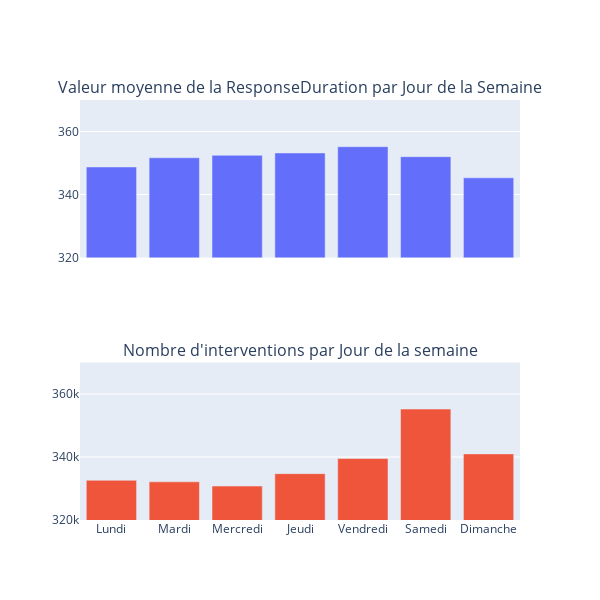

This figure's notebook cell:
### Markdown cell above
#### Weekday

### Code cell
# Mappage des jours de la semaine
jours_semaine = {0: 'Lundi', 1: 'Mardi', 2: 'Mercredi', 3: 'Jeudi', 4: 'Vendredi', 5: 'Samedi', 6: 'Dimanche'}

# Remplacer les chiffres par les noms des jours
time_df['weekday'] = time_df['weekday'].map(jours_semaine)

# Grouper et calculer la moyenne et le nombre
grouped_mean = time_df.groupby('weekday')['ResponseDuration'].mean().reset_index()
grouped_count = time_df.groupby('weekday')['ResponseDuration'].count().reset_index()

# Assurez-vous que les jours de la semaine sont dans l'ordre correct
ordered_days = ['Lundi', 'Mardi', 'Mercredi', 'Jeudi', 'Vendredi', 'Samedi', 'Dimanche']
grouped_mean['weekday'] = pd.Categorical(grouped_mean['weekday'], categories=ordered_days, ordered=True)
grouped_count['weekday'] = pd.Categorical(grouped_count['weekday'], categories=ordered_days, ordered=True)

grouped_mean = grouped_mean.sort_values('weekday')
grouped_count = grouped_count.sort_values('weekday')

# Création des subplots
fig = make_subplots(rows=2, cols=1, shared_xaxes=True, subplot_titles=('Valeur moyenne de la ResponseDuration par Jour de la Semaine', "Nombre d'interventions par Jour de la semaine"))

# Ajouter le premier graphique (moyenne des valeurs)
fig.add_trace(go.Bar(x=grouped_mean['weekday'], y=grouped_mean['ResponseDuration'], name='Average Value'), row=1, col=1)

# Ajouter le deuxième graphique (compte des valeurs)
fig.add_trace(go.Bar(x=grouped_count['weekday'], y=grouped_count['ResponseDuration'], name='Count'), row=2, col=1)

# Mettre à jour l'échelle de l'axe des ordonnées
fig.update_yaxes(range=[320, 370], row=1, col=1)  # Définir l'intervalle de 320 à 370 pour l'échelle y du premier subplot
fig.update_yaxes(range=[320000, 370000], row=2, col=1)  # Définir l'intervalle de 320 à 370 pour l'échelle y du deuxième subplot

# Mettre à jour les annotations et les titres
fig.update_layout(height=600, width=600, showlegend=False)

# Sauvegarder et afficher le graphique
fig.write_html(racine_projet()+'/reports/figures/distrib_day.html')
fig.show()

### Figure 1 — Plotly figure (JSON) as saved in the notebook; plotly's stock layout.template omitted (floating-point values rounded to 4 significant figures)
{"data": [{"name": "Average Value", "type": "bar", "x": ["Lundi", "Mardi", "Mercredi", "Jeudi", "Vendredi", "Samedi", "Dimanche"], "xaxis": "x", "y": [348.7, 351.7, 352.4, 353.2, 355.2, 352.0, 345.3], "yaxis": "y"}, {"name": "Count", "type": "bar", "x": ["Lundi", "Mardi", "Mercredi", "Jeudi", "Vendredi", "Samedi", "Dimanche"], "xaxis": "x2", "y": [332604, 332116, 330773, 334719, 339514, 355224, 340990], "yaxis": "y2"}], "layout": {"annotations": [{"font": {"size": 16}, "showarrow": false, "text": "Valeur moyenne de la ResponseDuration par Jour de la Semaine", "x": 0.5, "xanchor": "center", "xref": "paper", "y": 1, "yanchor": "bottom", "yref": "paper"}, {"font": {"size": 16}, "showarrow": false, "text": "Nombre d'interventions par Jour de la semaine", "x": 0.5, "xanchor": "center", "xref": "paper", "y": 0.375, "yanchor": "bottom", "yref": "paper"}], "height": 600, "showlegend": false, "width": 600, "xaxis": {"anchor": "y", "autorange": true, "domain": [0, 1], "matches": "x2", "range": [-0.5, 6.5], "showticklabels": false, "type": "category"}, "xaxis2": {"anchor": "y2", "autorange": true, "domain": [0, 1], "range": [-0.5, 6.5], "type": "category"}, "yaxis": {"anchor": "x", "domain": [0.625, 1], "range": [320, 370], "type": "linear"}, "yaxis2": {"anchor": "x2", "domain": [0, 0.375], "range": [320000, 370000], "type": "linear"}}}
